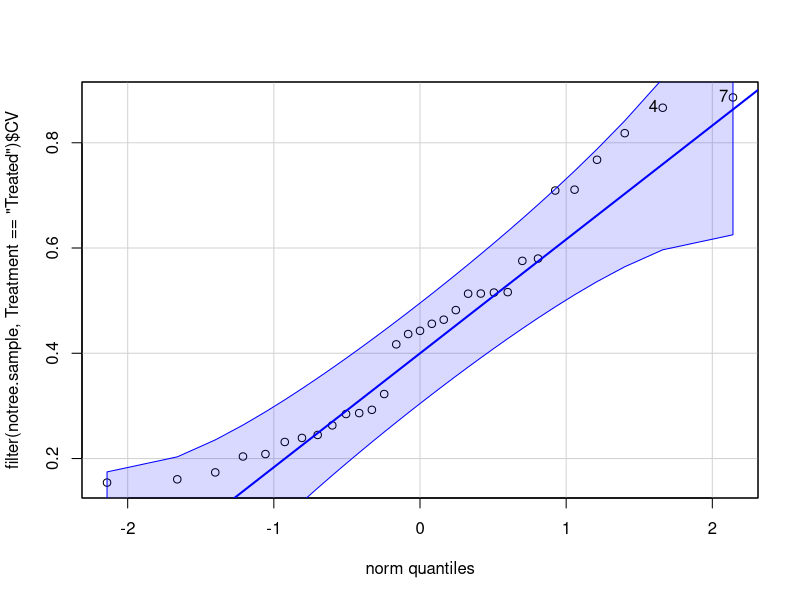
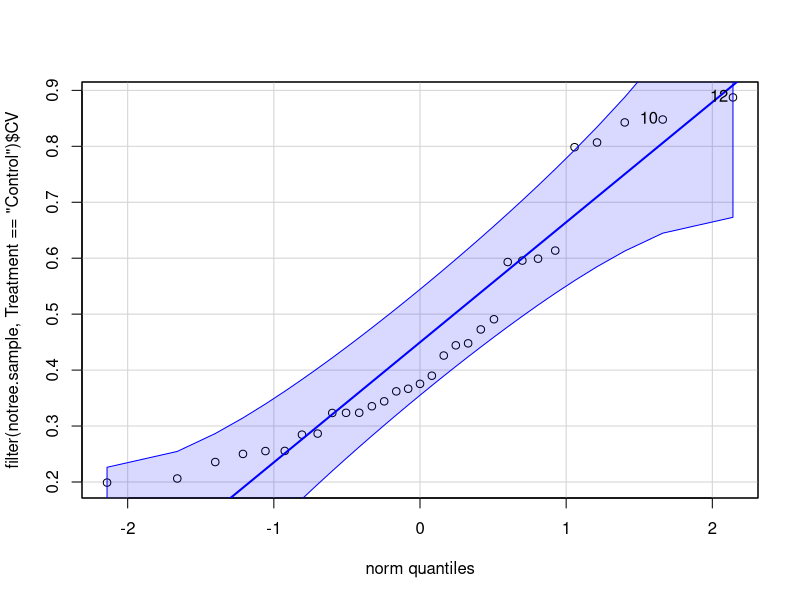
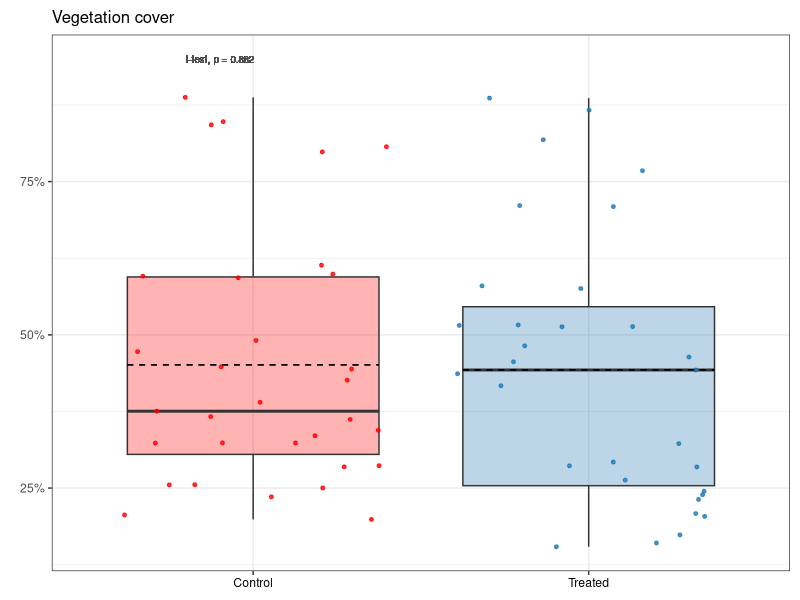
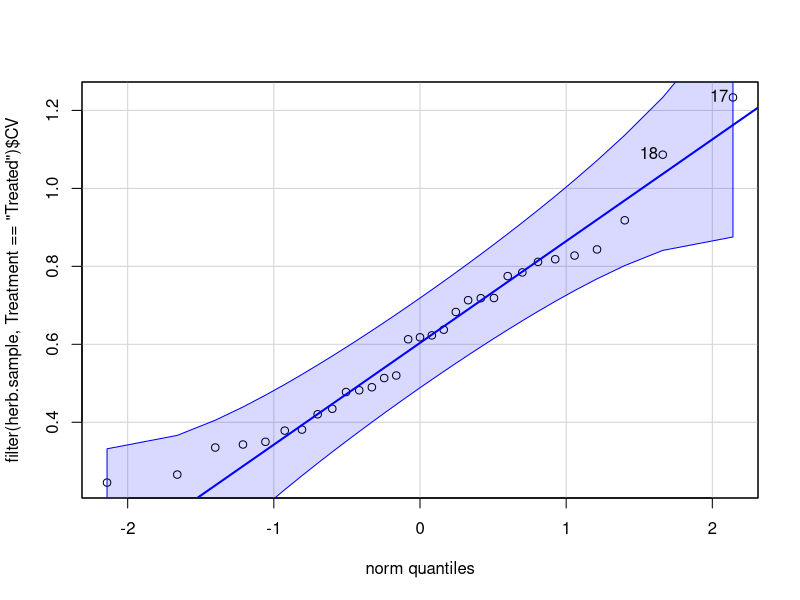
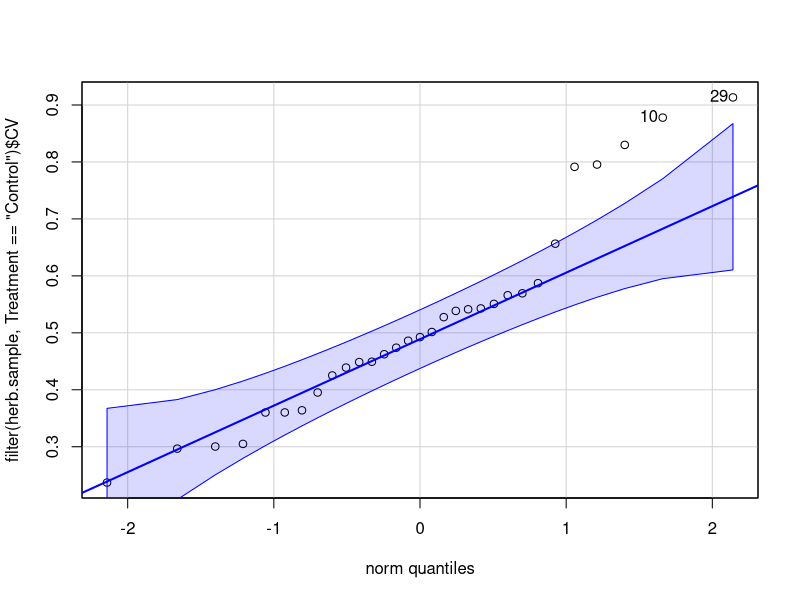
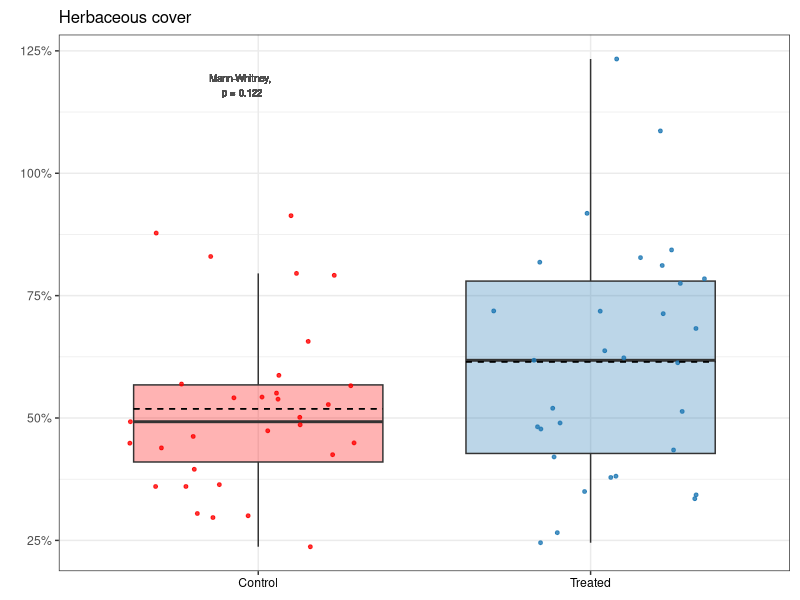
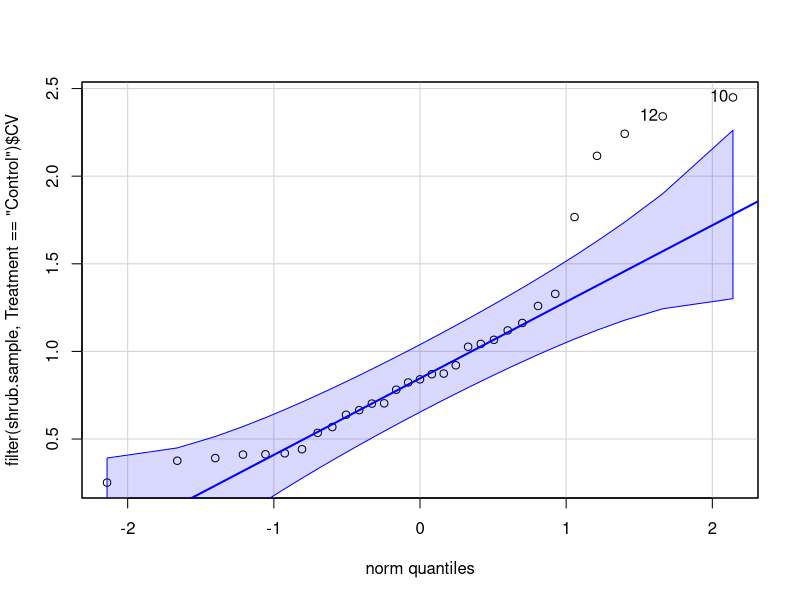
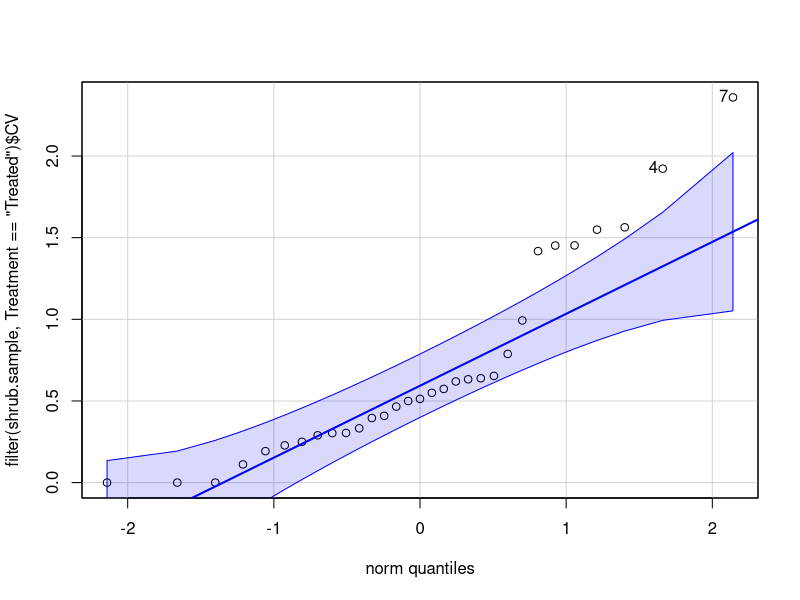

Recreate these plots in R, in order. (Note: this script raises an error after producing the figures.)
# Purpose: Create veg CV figures for publication, and code for published R Markdown.
#   Main figures: combined notree, herb, shrub
#   Supp figures: combined richness & Shannon
#   Code: calculate CV, t-test/Mann-Whitney, plot

# Will use Mann-Whitney rather than log transformation for ease of interpretation.
# Am including distribution and qq-plots here, but will not in R Markdown.

# Created: 2023-08-28
# Last updated: 2023-11-29

library(tidyverse)
library(car) # version 3.1-2
library(scales)
library(ggpubr)

# Load data ---------------------------------------------------------------

notree.all <- read_csv("data/publish/Herb-and-shrub-cover_2012-2021.csv")
herb.all <- read_csv("data/publish/Herb-cover_2012-2021.csv") 
shrub.all <- read_csv("data/publish/Shrub-cover_2012-2021.csv")
per.div <- read_csv("data/publish/Perennial-plant-diversity_2012-2021.csv")


# Notree cover ------------------------------------------------------------

# Find CV for each sample over time
notree.sample <- notree.all |> 
  group_by(Sample, Treatment) |> 
  summarise(CV = sd(Cover) / mean(Cover),
            .groups = "keep")

# Explore distribution
qqPlot(filter(notree.sample, Treatment == "Treated")$CV) # normal
qqPlot(filter(notree.sample, Treatment == "Control")$CV) # normal

# Compare means
t.test(filter(notree.sample, Treatment == "Treated")$CV,
       filter(notree.sample, Treatment == "Control")$CV) # NS, p = 0.882

# Plot
notree.plot.cv <- notree.sample |> 
  ggplot(aes(x = Treatment, y = CV)) +
  geom_boxplot(alpha = 0.3,
               outlier.shape = NA,
               aes(fill = Treatment)) +
  geom_jitter(size = 1,
              alpha = 0.8,
              aes(color = Treatment)) +
  scale_color_manual(values = c("red", "#1F78B4")) +
  scale_fill_manual(values = c("red", "#1F78B4")) +
  labs(title = "Vegetation cover",
       x = NULL,
       y = NULL) +
  theme_bw() +
  theme(legend.position = "none") +
  scale_y_continuous(labels = percent) +
  theme(axis.text.x = element_text(color = "black")) +
  geom_text(aes(x = 0.9, y = 0.95, label = "t-test, p = 0.882"),
            color = "gray30",
            size = 2.5) +
  theme(plot.margin = margin(0.1, 0.1, 0.1, 0.2, "in")) +
  stat_summary(fun = mean, geom = "errorbar", aes(ymax = after_stat(y), ymin = after_stat(y)),
               width = 0.75, linetype = "dashed") +
  theme(plot.title = element_text(size = 12))
notree.plot.cv



# Herb cover --------------------------------------------------------------

# Find CV for each sample over time
herb.sample <- herb.all |> 
  group_by(Sample, Treatment) |> 
  summarise(CV = sd(Cover) / mean(Cover),
            .groups = "keep")

# Explore distribution
qqPlot(filter(herb.sample, Treatment == "Treated")$CV) # normal
qqPlot(filter(herb.sample, Treatment == "Control")$CV) # not quite normal?

# Compare means
wilcox.test(filter(herb.sample, Treatment == "Treated")$CV,
            filter(herb.sample, Treatment == "Control")$CV) # NS, p = 0.148

# Plot
herb.plot.cv <- herb.sample |> 
  ggplot(aes(x = Treatment, y = CV)) +
  geom_boxplot(alpha = 0.3,
               outlier.shape = NA,
               aes(fill = Treatment)) +
  geom_jitter(size = 1,
              alpha = 0.8,
              aes(color = Treatment)) +
  scale_color_manual(values = c("red", "#1F78B4")) +
  scale_fill_manual(values = c("red", "#1F78B4")) +
  labs(title = "Herbaceous cover",
       x = NULL, 
       y = NULL) +
  theme_bw() +
  theme(legend.position = "none") +
  scale_y_continuous(labels = percent)  +
  theme(axis.text.x = element_text(color = "black")) +
  geom_text(aes(x = 0.95, y = 1.18, label = "Mann-Whitney, \np = 0.122"),
            color = "gray30",
            size = 2.5) +
  theme(plot.margin = margin(0.1, 0.1, 0.1, 0.2, "in")) +
  stat_summary(fun = mean, geom = "errorbar", aes(ymax = after_stat(y), ymin = after_stat(y)),
               width = 0.75, linetype = "dashed") +
  theme(plot.title = element_text(size = 12))
herb.plot.cv


# Shrub cover -------------------------------------------------------------

# Find CV for each sample over time
shrub.sample <- shrub.all |> 
  group_by(Sample, Treatment) |> 
  summarise(CV = sd(Cover) / mean(Cover),
            .groups = "keep") # NaNs produced because some have 0 cover and can't divide by 0

# Replace NaNs with 0
shrub.sample[1, 3] <- 0
shrub.sample[5, 3] <- 0
shrub.sample[8, 3] <- 0

# Explore distribution
qqPlot(filter(shrub.sample, Treatment == "Control")$CV) # not normal
qqPlot(filter(shrub.sample, Treatment == "Treated")$CV) # not normal

# Compare means
wilcox.test(filter(shrub.sample, Treatment == "Treated")$CV,
            filter(shrub.sample, Treatment == "Control")$CV,
            exact = FALSE) # p = 0.01429


# Plot
letters.shrub <- data.frame(x = c(1, 2),
                            y = c(2.5, 2.5),
                            label = c("a", "b"))

shrub.plot.cv <- shrub.sample |> 
  ggplot(aes(x = Treatment, y = CV)) +
  geom_boxplot(alpha = 0.3,
               outlier.shape = NA,
               aes(fill = Treatment)) +
  geom_jitter(size = 1,
              alpha = 0.8,
              aes(color = Treatment)) +
  scale_color_manual(values = c("red", "#1F78B4")) +
  scale_fill_manual(values = c("red", "#1F78B4")) +
  labs(title = "Shrub cover",
       x = NULL,
       y = "Coefficient of variation") +
  theme_bw() +
  theme(legend.position = "none") +
  scale_y_continuous(labels = percent)  +
  theme(axis.text.x = element_text(color = "black")) +
  geom_text(aes(x = 0.95, y = 2.75, label = "Mann-Whitney, \np = 0.014"),
            color = "gray30",
            size = 2.5) +
  geom_text(data = letters.shrub,
            aes(x = x, y = y, label = label),
            color = "black") +
  theme(plot.margin = margin(0.1, 0, 0.1, 0.1, "in")) +
  stat_summary(fun = mean, geom = "errorbar", aes(ymax = after_stat(y), ymin = after_stat(y)),
               width = 0.75, linetype = "dashed") +
  theme(plot.title = element_text(size = 12))
shrub.plot.cv


# Combine notree, herb, shrub ---------------------------------------------

# Initial submission
tiff("figures/2023-09_publish-figures/Fig3_CV_shrub-herb-notree.tiff", units = "in", height = 4, width = 7, res = 1000)
ggarrange(shrub.plot.cv, herb.plot.cv, notree.plot.cv,
          ncol = 3, nrow = 1,
          labels = c("(A)", "(B)", "(C)")) 

dev.off()

# Revision 1
tiff("figures/2023-12_publish-figures/Fig4_CV_shrub-herb-notree.tiff", units = "in", height = 4, width = 7, res = 1000)
ggarrange(shrub.plot.cv, herb.plot.cv, notree.plot.cv,
          ncol = 3, nrow = 1,
          labels = c("(A)", "(B)", "(C)")) 

dev.off()



# Richness ----------------------------------------------------------------

# Find CV for each sample over time
rich.sample <- per.div |> 
  group_by(Sample, Treatment) |> 
  summarise(CV = sd(rich) / mean(rich),
            .groups = "keep")

# Explore distribution
qqPlot(filter(rich.sample, Treatment == "Treated")$CV) # not quite normal
qqPlot(filter(rich.sample, Treatment == "Control")$CV) # normal

# Log transformation helps Treated 
qqPlot(log(filter(rich.sample, Treatment == "Treated")$CV)) # normal now
qqPlot(log(filter(rich.sample, Treatment == "Control")$CV)) # normal

rich.sample <- rich.sample |> 
  mutate(CV_log = log(CV))

# Compare means
t.test(filter(rich.sample, Treatment == "Treated")$CV_log,
       filter(rich.sample, Treatment == "Control")$CV_log) # NS, p = 0.093

# Plot
rich.plot.cv <- rich.sample |> 
  ggplot(aes(x = Treatment, y = CV)) +
  geom_boxplot(alpha = 0.3,
               outlier.shape = NA,
               aes(fill = Treatment)) +
  geom_jitter(size = 1,
              alpha = 0.8,
              aes(color = Treatment)) +
  scale_color_manual(values = c("red", "#1F78B4")) +
  scale_fill_manual(values = c("red", "#1F78B4")) +
  labs(title = "Perennial plant species \nrichness",
       x = NULL,
       y = "Coefficient of variation") +
  theme_bw() +
  theme(legend.position = "none") +
  scale_y_continuous(labels = percent) +
  theme(axis.text.x = element_text(color = "black")) +
  geom_text(aes(x = 0.95, y = 0.65, label = "t-test, p = 0.093"),
            color = "gray30",
            size = 2.5) +
  theme(plot.margin = margin(0.1, 0.1, 0.1, 0.1, "in")) +
  stat_summary(fun = mean, geom = "errorbar", aes(ymax = after_stat(y), ymin = after_stat(y)),
               width = 0.75, linetype = "dashed") +
  theme(plot.title = element_text(size = 12))
rich.plot.cv



# Shannon -----------------------------------------------------------------

# Find CV for each sample over time
shan.sample <- per.div |> 
  group_by(Sample, Treatment) |> 
  summarise(CV = sd(shan) / mean(shan),
            .groups = "keep")

# Explore distribution
qqPlot(filter(shan.sample, Treatment == "Treated")$CV) # normal
qqPlot(filter(shan.sample, Treatment == "Control")$CV) # almost normal

# Log transformation helps Control
qqPlot(log(filter(shan.sample, Treatment == "Control")$CV)) # normal now
qqPlot(log(filter(shan.sample, Treatment == "Treated")$CV)) # normal

shan.sample <- shan.sample |> 
  mutate(CV_log = log(CV))

# Compare
t.test(filter(shan.sample, Treatment == "Treated")$CV_log,
       filter(shan.sample, Treatment == "Control")$CV_log) # NS, p = 0.075

# Plot
shan.plot.cv <- shan.sample |> 
  ggplot(aes(x = Treatment, y = CV)) +
  geom_boxplot(alpha = 0.3,
               outlier.shape = NA,
               aes(fill = Treatment)) +
  geom_jitter(size = 1,
              alpha = 0.8,
              aes(color = Treatment)) +
  scale_color_manual(values = c("red", "#1F78B4")) +
  scale_fill_manual(values = c("red", "#1F78B4")) +
  labs(title = "Perennial plant diversity",
       x = NULL,
       y = NULL) +
  theme_bw() +
  theme(legend.position = "none") +
  scale_y_continuous(labels = percent) +
  theme(axis.text.x = element_text(color = "black")) +
  geom_text(aes(x = 0.95, y = 0.83, label = "t-test, p = 0.075"),
            color = "gray30",
            size = 2.5) +
  theme(plot.margin = margin(0.1, 0.1, 0.1, 0.15, "in")) +
  stat_summary(fun = mean, geom = "errorbar", aes(ymax = after_stat(y), ymin = after_stat(y)),
               width = 0.75, linetype = "dashed") +
  theme(plot.title = element_text(size = 12))
shan.plot.cv



# Combine richness & Shannon ----------------------------------------------

# Supplemental figure
# Initial submission
tiff("figures/2023-09_publish-figures/FigS5_CV_rich-shan.tiff", units = "in", height = 4, width = 5.5, res = 300)
ggarrange(rich.plot.cv, shan.plot.cv,
          ncol = 2, nrow = 1,
          labels = c("(A)", "(B)")) 

dev.off()

# Revision 1
tiff("figures/2023-12_publish-figures/FigS4_CV_rich-shan.tiff", units = "in", height = 4, width = 5.5, res = 300)
ggarrange(rich.plot.cv, shan.plot.cv,
          ncol = 2, nrow = 1,
          labels = c("(A)", "(B)")) 

dev.off()



save.image("RData/Publish_CV.RData")
